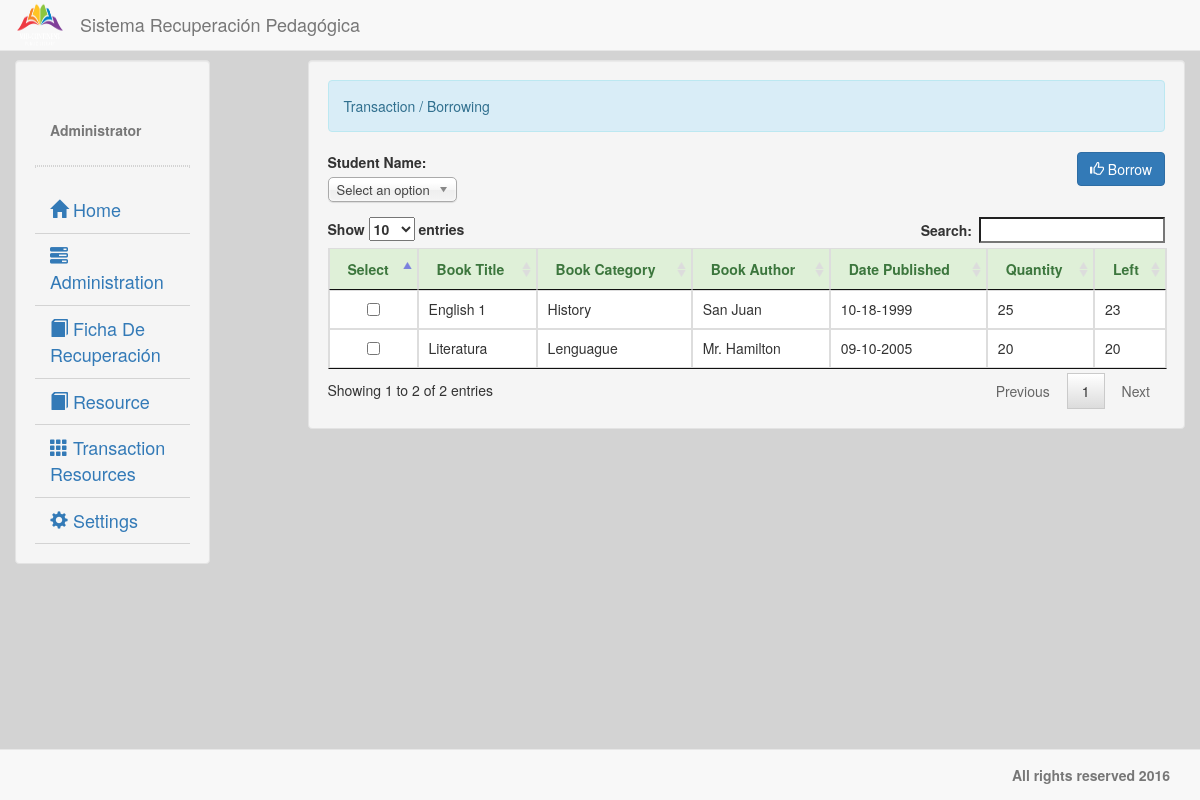
The app's page /borrowing.php (signed in) with its own data.
### tables this page shows
CREATE TABLE `book` (
  `book_id` int(11) NOT NULL,
  `book_title` varchar(50) NOT NULL,
  `book_description` varchar(200) NOT NULL,
  `book_category` varchar(50) NOT NULL,
  `book_author` varchar(60) NOT NULL,
  `date_publish` varchar(25) NOT NULL,
  `qty` int(11) NOT NULL
);

### account.php (called while the page is built)
<?php
	require_once 'connect.php';
	$qadmin = $conn->query("SELECT * FROM `admin` WHERE `admin_id` = '$_SESSION[admin_id]'") or die(mysqli_error());
	$fadmin = $qadmin->fetch_array();
	$name = $fadmin['firstname']." ".$fadmin['lastname'];

### borrowing.php (the view, shortened to what this page needs)
<!DOCTYPE html>
<?php
	require_once 'valid.php';
?>
<html lang = "eng">
	<head>
		<link rel = "stylesheet" type = "text/css" href = "css/bootstrap.css" />
		<link rel = "stylesheet" type = "text/css" href = "css/chosen.min.css" />
		<link rel = "stylesheet" type = "text/css" href = "css/jquery.dataTables.css" />
	</head>
	<body style = "background-color:#d3d3d3;">
		<nav class = "navbar navbar-default navbar-fixed-top">
			<div class = "container-fluid">
				<div class = "navbar-header">
					<img src = "images/logo.png" width = "50px" height = "50px" />
					<h4 class = "navbar-text navbar-right">Sistema Recuperación Pedagógica</h4>
				</div>
			</div>
		</nav>
		<div class = "container-fluid">
			<div class = "col-lg-2 well" style = "margin-top:60px;">
				<div class = "container-fluid">
				    <br />
					<br />
					<label class = "text-muted"><?php require'account.php'; echo $name;?></label>
				</div>
				<hr style = "border:1px dotted #d3d3d3;"/>
				<ul id = "menu" class = "nav menu">
				<li><a style = "font-size:18px; border-bottom:1px solid #d3d3d3;" href = "home.php">
					<i class = "glyphicon glyphicon-home"></i> Home</a></li>
					<li><a style = "font-size:18px; border-bottom:1px solid #d3d3d3;" href = ""><i class = "glyphicon glyphicon-tasks"></i>Administration</a>
					</li>
		<li><a style = "font-size:18px; border-bottom:1px solid #d3d3d3;" href = "ficharecuperacion.php"><i class = "glyphicon glyphicon-book"></i> Ficha De Recuperación</a></li>
			<li><a style = "font-size:18px; border-bottom:1px solid #d3d3d3;" href = "book.php"><i class = "glyphicon glyphicon-book"></i>
			  Resource</a></li>
			<li><a style = "font-size:18px; border-bottom:1px solid #d3d3d3;" href = "books.php"><i class = "glyphicon glyphicon-th"></i> Transaction Resources</a>
			</li>
			<li><a  style = "font-size:18px; border-bottom:1px solid #d3d3d3;" href = ""><i class = "glyphicon glyphicon-cog"></i> Settings</a>
			</li>
			</ul>
			</div>
			<div class = "col-lg-9 well" style = "margin-top:60px;">
				<div class = "alert alert-info">Transaction / Borrowing</div>
				<form method = "POST" action = "borrow.php" enctype = "multipart/form-data">
					<div class = "form-group pull-left">
						<label>Student Name:</label>
						<br />
						<select name = "student_no" id = "student">
							<option value = "" selected = "selected" disabled = "disabled">Select an option</option>
						</select>
					</div>
					<div class = "form-group pull-right">
						<button name = "save_borrow" class = "btn btn-primary"><span class = "glyphicon glyphicon-thumbs-up"></span> Borrow</button>
					</div>
					<table id = "table" class = "table table-bordered">
						<thead class = "alert-success">
							<tr>
								<th>Select</th>
								<th>Book Title</th>
								<th>Book Category</th>
								<th>Book Author</th>
								<th>Date Published</th>
								<th>Quantity</th>
								<th>Left</th>
							</tr>
						</thead>
						<tbody>
							<?php
								$q_book = $conn->query("SELECT * FROM `book`") or die(mysqli_error());
								while($f_book = $q_book->fetch_array()){
								$q_borrow = $conn->query("SELECT SUM(qty) as total FROM `borrowing` WHERE `book_id` = '$f_book[book_id]' && `status` = 'Borrowed'") or die(mysqli_error());
								$new_qty = $q_borrow->fetch_array();
								$total = $f_book['qty'] - $new_qty['total'];
							?>
							<tr>
								<td>
									<?php
										if($total == 0){
											echo "<center><label class = 'text-danger'>Not Available</label></center>";
										}else{
											echo '<input type = "hidden" name = "book_id[]" value = "'.$f_book['book_id'].'"><center><input type = "checkbox" name = "selector[]" value = "1"></center>';
										}
									?>
								</td>
								<td><?php echo $f_book['book_title']?></td>
								<td><?php echo $f_book['book_category']?></td>
								<td><?php echo $f_book['book_author']?></td>
								<td><?php echo date("m-d-Y", strtotime($f_book['date_publish']))?></td>
								<td><?php echo $f_book['qty']?></td>
								<td><?php echo $total?></td>
							</tr>
							<?php
								}
							?>
						</tbody>
					</table>
				</form>
			</div>
		</div>
		<nav class = "navbar navbar-default navbar-fixed-bottom">
			<div class = "container-fluid">
				<label class = "navbar-text pull-right"> All rights reserved 2016</label>
			</div>
		</nav>
	</body>
</html>

### records on screen
book: book_title "English 1", book_category "History", book_author "San Juan", date_publish "10-18-1999", qty "25", total "23"
book: book_title "Literatura", book_category "Lenguague", book_author "Mr. Hamilton", date_publish "09-10-2005", qty "20"

### other values on screen
$name "Administrator"
